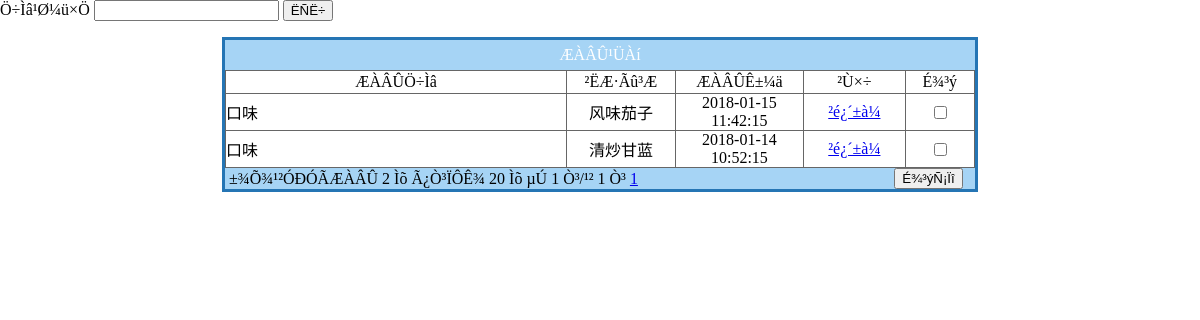
The page /admin/pingjia.php on the database its author committed.
### tables this page shows
CREATE TABLE `pingjia` (
  `id` int(4) NOT NULL AUTO_INCREMENT,
  `userid` int(4) DEFAULT NULL,
  `spid` int(4) DEFAULT NULL,
  `title` varchar(200) DEFAULT NULL,
  `content` mediumtext,
  `time` timestamp NOT NULL DEFAULT CURRENT_TIMESTAMP,
  PRIMARY KEY (`id`)
);

CREATE TABLE `goods` (
  `id` int(4) NOT NULL AUTO_INCREMENT,
  `name` varchar(25) DEFAULT NULL COMMENT '外卖名称',
  `jianjie` mediumtext COMMENT '外卖介绍',
  `xinghao` varchar(25) DEFAULT NULL COMMENT '外卖型号',
  `tupian` varchar(200) DEFAULT NULL COMMENT '外卖图片',
  `shuliang` int(4) DEFAULT NULL COMMENT '外卖数量',
  `cishu` int(4) DEFAULT NULL COMMENT '卖出次数',
  `huiyuanjia` varchar(25) DEFAULT NULL COMMENT '会员价',
  `shichangjia` varchar(25) DEFAULT NULL COMMENT '市场价',
  `leibie` varchar(25) DEFAULT NULL COMMENT '类别',
  `addtime` timestamp NOT NULL DEFAULT CURRENT_TIMESTAMP COMMENT '添加时间',
  `hits` int(11) NOT NULL DEFAULT '1',
  PRIMARY KEY (`id`)
);

### admin/pingjia.php (the view, shortened to what this page needs)
<html>
<head>
<link rel="stylesheet" type="text/css" href="base.css">
</head>
<body topmargin="0" leftmargin="0" bottommargin="0">
<?php
       include("../conn.php");
       $sql=mysql_query("select count(*) as total from pingjia ",$conn);
	   $info=mysql_fetch_array($sql);
	   $total=$info[total];
	   if($total==0)
	   {
	     echo "±¾Õ¾ÔÝÎÞÓÃ»§·¢±íÆÀÂÛ!";
	   }
	   else
	   {
?>
<form name="form1" method="post" action="">
  Ö÷Ìâ¹Ø¼ü×Ö
  <input type="text" name="title" id="title">
  <input type="submit" name="button" id="button" value="ËÑË÷">
</form>
<table width="750" border="0" align="center" cellpadding="0" cellspacing="0" class="table_big">
  <form name="form2" method="post" action="deletepingjia.php">
 <tr>
    <td height="30"  background="images/menub4.gif" colspan="2"><div align="center" class="style1">ÆÀÂÛ¹ÜÀí</div></td>
  </tr>
  <tr>
    <td height="40" colspan="2" bgcolor="#666666"><table width="750" height="45" border="0" align="center" cellpadding="0" cellspacing="1">
      <tr>
        <td width="294" height="22" bgcolor="#FFFFFF"><div align="center">ÆÀÂÛÖ÷Ìâ</div></td>
        <td width="93" bgcolor="#FFFFFF"><div align="center">²ËÆ·Ãû³Æ</div></td>
        <td width="110" bgcolor="#FFFFFF"><div align="center">ÆÀÂÛÊ±¼ä</div></td>
        <td width="87" bgcolor="#FFFFFF"><div align="center">²Ù×÷</div></td>
        <td width="59" bgcolor="#FFFFFF"><div align="center">É¾³ý</div></td>
      </tr>
	   <?php
	     $pagesize=20;
		   if ($total<=$pagesize){
		      $pagecount=1;
			}
			if(($total%$pagesize)!=0){
			   $pagecount=intval($total/$pagesize)+1;
			}else{
			   $pagecount=$total/$pagesize;
			}
			if(($_GET[page])==""){
			    $page=1;
			}else{
			    $page=intval($_GET[page]);
			}
             $sql1=mysql_query("select * from pingjia where title like '%$title%' order by time desc limit ".($page-1)*$pagesize.",$pagesize ",$conn);
             while($info1=mysql_fetch_array($sql1))
		     {
	   ?>
      <tr>
        <td height="20" bgcolor="#FFFFFF"><div align="left"><?php  echo $info1[title];?></div></td>
        <td height="20" bgcolor="#FFFFFF"><div align="center">
		<?php
		  $sql2=mysql_query("select * from goods where id='".$info1[spid]."'",$conn);
		  $info2=mysql_fetch_array($sql2);
		  echo $info2[name];
		?></div></td>
        <td height="20" bgcolor="#FFFFFF"><div align="center"><?php  echo $info1[time];?></div></td>
        <td height="20" bgcolor="#FFFFFF"><div align="center"><a href="lookpinglun.php?id=<?php  echo $info1[id]?>">²é¿´±à¼­</a></div></td>
        <td height="20" bgcolor="#FFFFFF"><div align="center"><input type="checkbox" value=<?php  echo $info1[id]?> name="<?php  echo $info1[id];?>"></div></td>
      </tr>
	   <?php
	        }
		?>
    </table></td>
  </tr>
  <tr>
    <td width="657" height="20">
	<div align="left">
	&nbsp;±¾Õ¾¹²ÓÐÓÃÆÀÂÛ&nbsp;<?php
		   echo $total;
		  ?>&nbsp;Ìõ&nbsp;Ã¿Ò³ÏÔÊ¾&nbsp;<?php  echo $pagesize;?>&nbsp;Ìõ&nbsp;µÚ&nbsp;<?php  echo $page;?>&nbsp;Ò³/¹²&nbsp;<?php  echo $pagecount; ?>&nbsp;Ò³
        <?php
		   if($pagecount<=4){
		    for($i=1;$i<=$pagecount;$i++){
		  ?>
        <a href="editpinglun.php?page=<?php  echo $i;?>"><?php  echo $i;?></a>
        <?php
		     }
        }?>
	</div></td>
    <td width="93"><div align="center"><input type="submit" value="É¾³ýÑ¡Ïî" class="buttoncss"></div></td>
  </tr>
  </form>
</table>
<?php
  }
?>
</body>
</html>

### admin/base.css (style rules this page uses)
.table_big { background-color: #A6D4F5; border: 3px solid #2575B4; }

### rows shown on the page
pingjia: title "口味", goods.name "风味茄子", time "2018-01-15 11:42:15"
pingjia: title "口味", goods.name "清炒甘蓝", time "2018-01-14 10:52:15"

### other values the page prints
$total "2"
$pagesize "20"
$page "1"
$pagecount "1"
